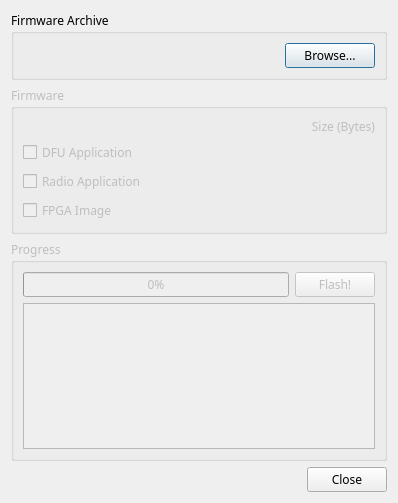
<?xml version="1.0" encoding="UTF-8"?>
<ui version="4.0">
 <class>OsmoSDRUpgrade</class>
 <widget class="QDialog" name="OsmoSDRUpgrade">
  <property name="geometry">
   <rect>
    <x>0</x>
    <y>0</y>
    <width>398</width>
    <height>503</height>
   </rect>
  </property>
  <property name="font">
   <font>
    <family>Sans Serif</family>
    <pointsize>9</pointsize>
   </font>
  </property>
  <property name="windowTitle">
   <string>OsmoSDR Firmware Upgrade</string>
  </property>
  <property name="modal">
   <bool>true</bool>
  </property>
  <layout class="QVBoxLayout" name="verticalLayout">
   <item>
    <widget class="QGroupBox" name="groupBox">
     <property name="title">
      <string>Firmware Archive</string>
     </property>
     <layout class="QHBoxLayout" name="horizontalLayout">
      <item>
       <widget class="QLabel" name="filename">
        <property name="sizePolicy">
         <sizepolicy hsizetype="Fixed" vsizetype="Preferred">
          <horstretch>0</horstretch>
          <verstretch>0</verstretch>
         </sizepolicy>
        </property>
        <property name="minimumSize">
         <size>
          <width>256</width>
          <height>0</height>
         </size>
        </property>
        <property name="text">
         <string/>
        </property>
        <property name="textFormat">
         <enum>Qt::PlainText</enum>
        </property>
       </widget>
      </item>
      <item>
       <widget class="QPushButton" name="browse">
        <property name="text">
         <string>Browse...</string>
        </property>
       </widget>
      </item>
     </layout>
    </widget>
   </item>
   <item>
    <widget class="QGroupBox" name="fwBox">
     <property name="enabled">
      <bool>false</bool>
     </property>
     <property name="title">
      <string>Firmware</string>
     </property>
     <layout class="QGridLayout" name="gridLayout">
      <item row="2" column="1">
       <widget class="QLabel" name="radioSize">
        <property name="text">
         <string/>
        </property>
        <property name="alignment">
         <set>Qt::AlignRight|Qt::AlignTrailing|Qt::AlignVCenter</set>
        </property>
       </widget>
      </item>
      <item row="3" column="1">
       <widget class="QLabel" name="fpgaSize">
        <property name="text">
         <string/>
        </property>
        <property name="alignment">
         <set>Qt::AlignRight|Qt::AlignTrailing|Qt::AlignVCenter</set>
        </property>
       </widget>
      </item>
      <item row="0" column="1">
       <widget class="QLabel" name="label_4">
        <property name="text">
         <string>Size (Bytes)</string>
        </property>
        <property name="alignment">
         <set>Qt::AlignRight|Qt::AlignTrailing|Qt::AlignVCenter</set>
        </property>
       </widget>
      </item>
      <item row="1" column="0">
       <widget class="QCheckBox" name="dfu">
        <property name="text">
         <string>DFU Application</string>
        </property>
       </widget>
      </item>
      <item row="2" column="0">
       <widget class="QCheckBox" name="radio">
        <property name="text">
         <string>Radio Application</string>
        </property>
       </widget>
      </item>
      <item row="3" column="0">
       <widget class="QCheckBox" name="fpga">
        <property name="text">
         <string>FPGA Image</string>
        </property>
       </widget>
      </item>
      <item row="1" column="1">
       <widget class="QLabel" name="dfuSize">
        <property name="text">
         <string/>
        </property>
        <property name="alignment">
         <set>Qt::AlignRight|Qt::AlignTrailing|Qt::AlignVCenter</set>
        </property>
       </widget>
      </item>
     </layout>
    </widget>
   </item>
   <item>
    <widget class="QGroupBox" name="progressBox">
     <property name="enabled">
      <bool>false</bool>
     </property>
     <property name="title">
      <string>Progress</string>
     </property>
     <layout class="QVBoxLayout" name="verticalLayout_2">
      <item>
       <layout class="QHBoxLayout" name="horizontalLayout_3">
        <item>
         <widget class="QProgressBar" name="progress">
          <property name="value">
           <number>0</number>
          </property>
         </widget>
        </item>
        <item>
         <widget class="QPushButton" name="start">
          <property name="text">
           <string>Flash!</string>
          </property>
         </widget>
        </item>
       </layout>
      </item>
      <item>
       <widget class="QPlainTextEdit" name="log">
        <property name="readOnly">
         <bool>true</bool>
        </property>
       </widget>
      </item>
     </layout>
    </widget>
   </item>
   <item>
    <layout class="QHBoxLayout" name="horizontalLayout_2">
     <item>
      <spacer name="horizontalSpacer">
       <property name="orientation">
        <enum>Qt::Horizontal</enum>
       </property>
       <property name="sizeHint" stdset="0">
        <size>
         <width>40</width>
         <height>20</height>
        </size>
       </property>
      </spacer>
     </item>
     <item>
      <widget class="QPushButton" name="close">
       <property name="text">
        <string>Close</string>
       </property>
      </widget>
     </item>
    </layout>
   </item>
  </layout>
 </widget>
 <resources/>
 <connections>
  <connection>
   <sender>close</sender>
   <signal>clicked()</signal>
   <receiver>OsmoSDRUpgrade</receiver>
   <slot>reject()</slot>
   <hints>
    <hint type="sourcelabel">
     <x>331</x>
     <y>247</y>
    </hint>
    <hint type="destinationlabel">
     <x>190</x>
     <y>134</y>
    </hint>
   </hints>
  </connection>
 </connections>
</ui>
